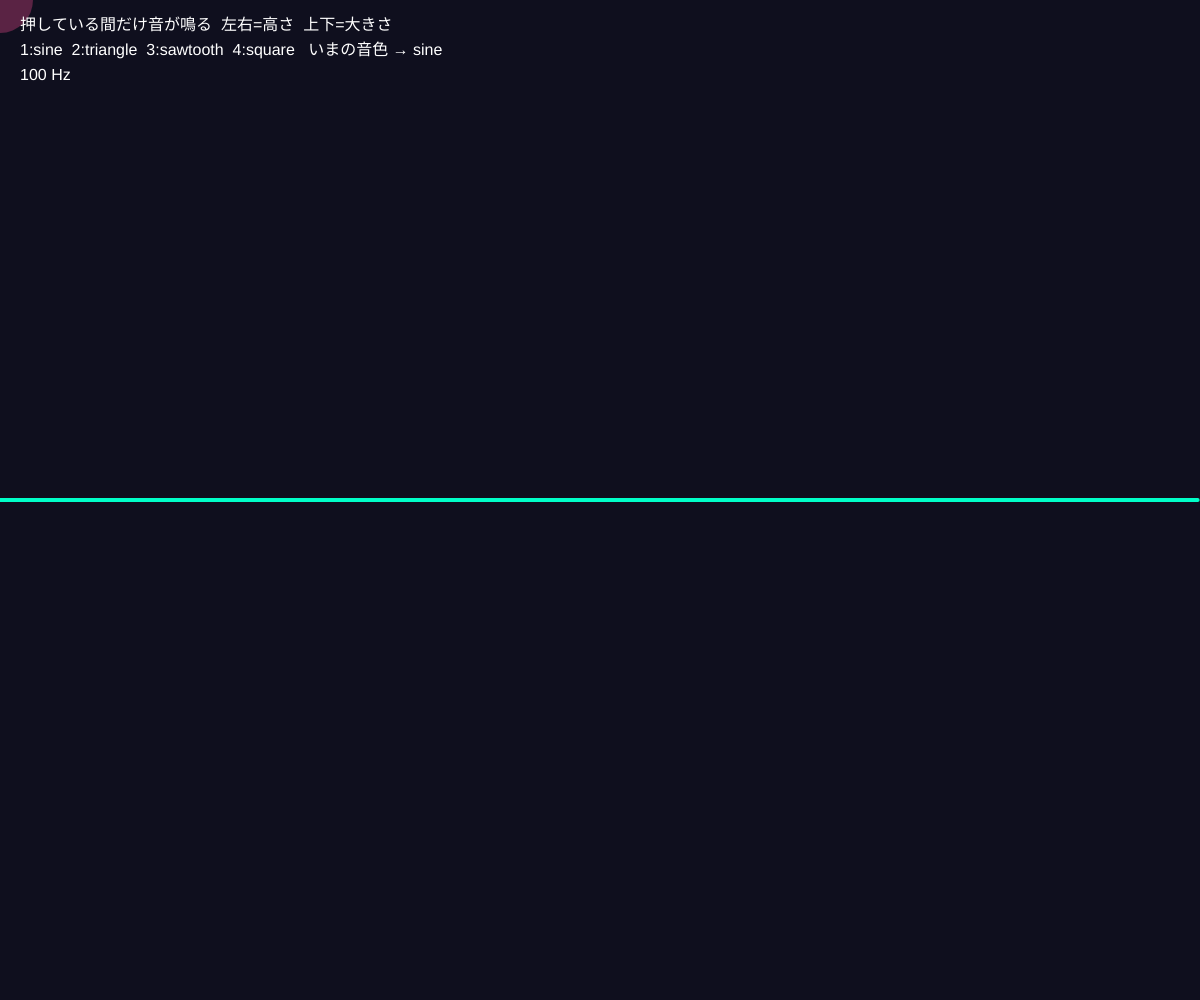
Frame 1 (no input)
Frame 60 (no input): identical to frame 1, image omitted
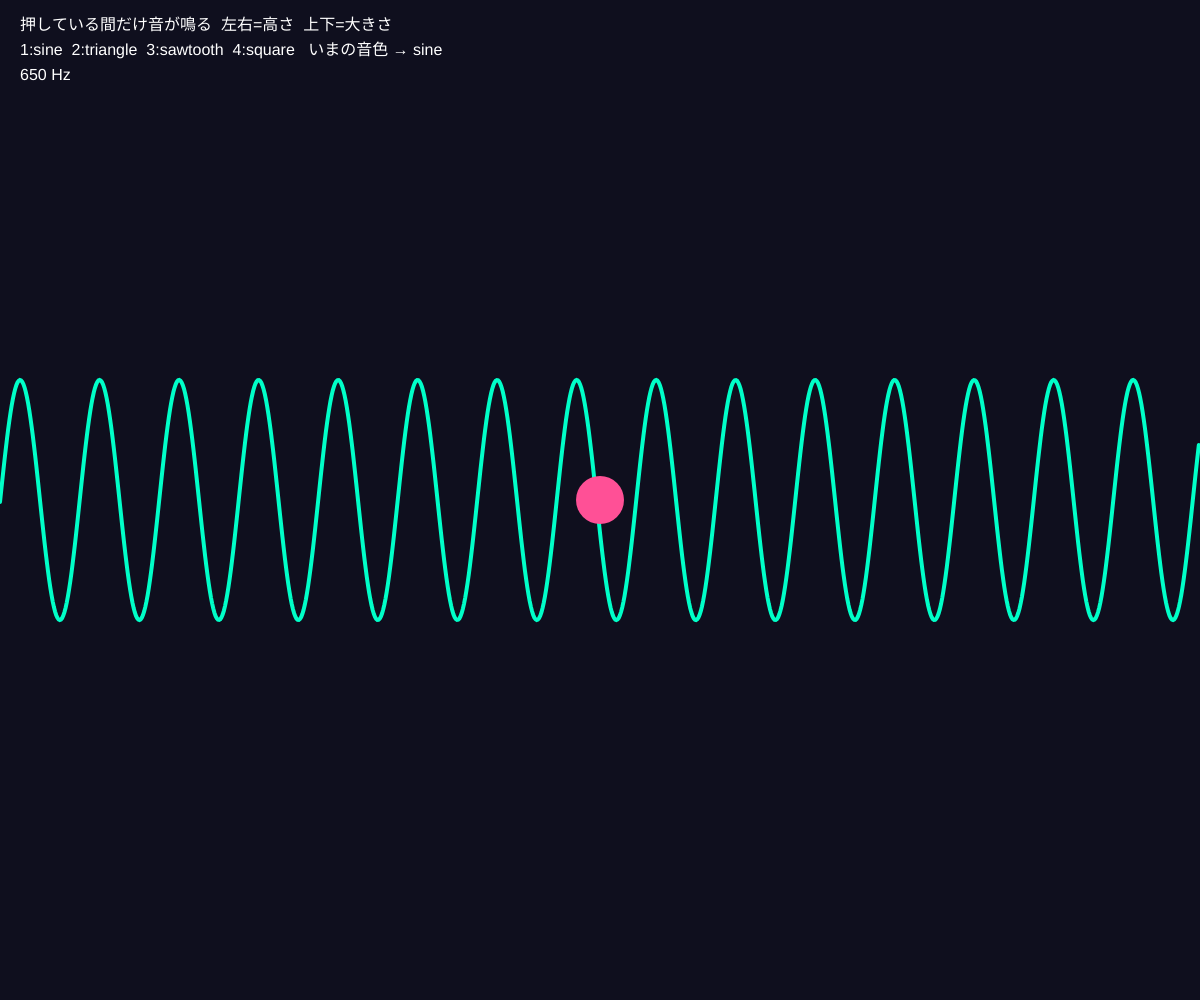
Frame 120 (the mouse pressed at the canvas centre since frame 60)

The p5.js sketch that drew these frames (run headless with seeded random() and noise() and a simulated clock; from frame 60 on, the mouse is pressed at the canvas centre):

// p5.js sketch
// ── sketch.js
// ============================================
// 08 テルミン（マウスで演奏する電子楽器）
// マウスを押している間だけ音が鳴る
// 左右 = 音の高さ / 上下 = 音の大きさ
// 1〜4 キーで音色を変更
// ============================================

let playing = false;
let waveName = 'sine';

function setup() {
  createCanvas(windowWidth, windowHeight);
}

function draw() {
  background(15, 15, 30);

  // マウス位置 → 周波数（音の高さ）と音量
  let freq = map(mouseX, 0, width, 100, 1200, true);
  let amp = map(mouseY, 0, height, 0.6, 0, true);

  if (playing) {
    setTone(freq, amp); // 音の高さと大きさを変える
  }

  // ---- 音の波形を描く ----
  let wave = getWaveform(); // 今鳴っている音の波の形（-1〜1 の数の配列）
  noFill();
  stroke(0, 255, 200);
  strokeWeight(4);
  beginShape();
  for (let i = 0; i < wave.length; i++) {
    let x = map(i, 0, wave.length, 0, width);
    let y = height / 2 + wave[i] * height * 0.4;
    vertex(x, y);
  }
  endShape();

  // ---- マウスの位置に印 ----
  noStroke();
  fill(255, 80, 150, playing ? 255 : 80);
  circle(mouseX, mouseY, 30 + amp * 60);

  // ---- 説明 ----
  fill(255);
  textSize(16);
  text('押している間だけ音が鳴る  左右=高さ  上下=大きさ', 20, 30);
  text('1:sine  2:triangle  3:sawtooth  4:square   いまの音色 → ' + waveName, 20, 55);
  text(round(freq) + ' Hz', 20, 80);
}

function mousePressed() {
  startAudio(); // ブラウザで音を出すために必要
  playing = true;
}

function mouseReleased() {
  setTone(0, 0); // 音量を 0 にする
  playing = false;
}

function keyPressed() {
  if (key === '1') waveName = 'sine';
  if (key === '2') waveName = 'triangle';
  if (key === '3') waveName = 'sawtooth';
  if (key === '4') waveName = 'square';
  setWaveType(waveName);
}

// ---------- やってみよう ----------
// 1. 音色を 1〜4 で切り替えて、波の形と音の違いを比べよう
// 2. 周波数の範囲 100〜1200 を変えてみよう（人の耳は約20〜20000Hz）
// 3. 波形の線の色を、音の高さで変えてみよう


// ==================================================
// ここから下は「音を鳴らすための道具」です
// （中身は読まなくても OK。消さないでね）
// ==================================================
let audioCtx, osc, amp, analyser, waveData;

// 音を出す準備（クリックしたときに呼ぶ）
function startAudio() {
  if (!audioCtx) {
    audioCtx = new AudioContext();
    osc = audioCtx.createOscillator(); // オシレーター＝音の波をつくる装置
    amp = audioCtx.createGain(); // 音量を調整する装置
    analyser = audioCtx.createAnalyser(); // 波の形を調べる装置
    analyser.fftSize = 1024;
    waveData = new Float32Array(analyser.fftSize);
    amp.gain.value = 0;
    osc.connect(amp);
    amp.connect(analyser);
    analyser.connect(audioCtx.destination);
    osc.type = waveName;
    osc.start();
  }
  audioCtx.resume();
}

// 音の高さ（Hz）と大きさ（0〜1）を変える。高さ 0 なら高さはそのまま
function setTone(freq, volume) {
  if (!audioCtx) return;
  let t = audioCtx.currentTime;
  if (freq > 0) osc.frequency.setTargetAtTime(freq, t, 0.02);
  amp.gain.setTargetAtTime(volume, t, volume > 0 ? 0.02 : 0.1);
}

// 音色を変える： 'sine' 'triangle' 'sawtooth' 'square'
function setWaveType(type) {
  if (osc) osc.type = type;
}

// 今の音の波の形（-1〜1 の数がたくさん入った配列）
function getWaveform() {
  if (!audioCtx) return new Array(512).fill(0);
  analyser.getFloatTimeDomainData(waveData);
  return waveData;
}
